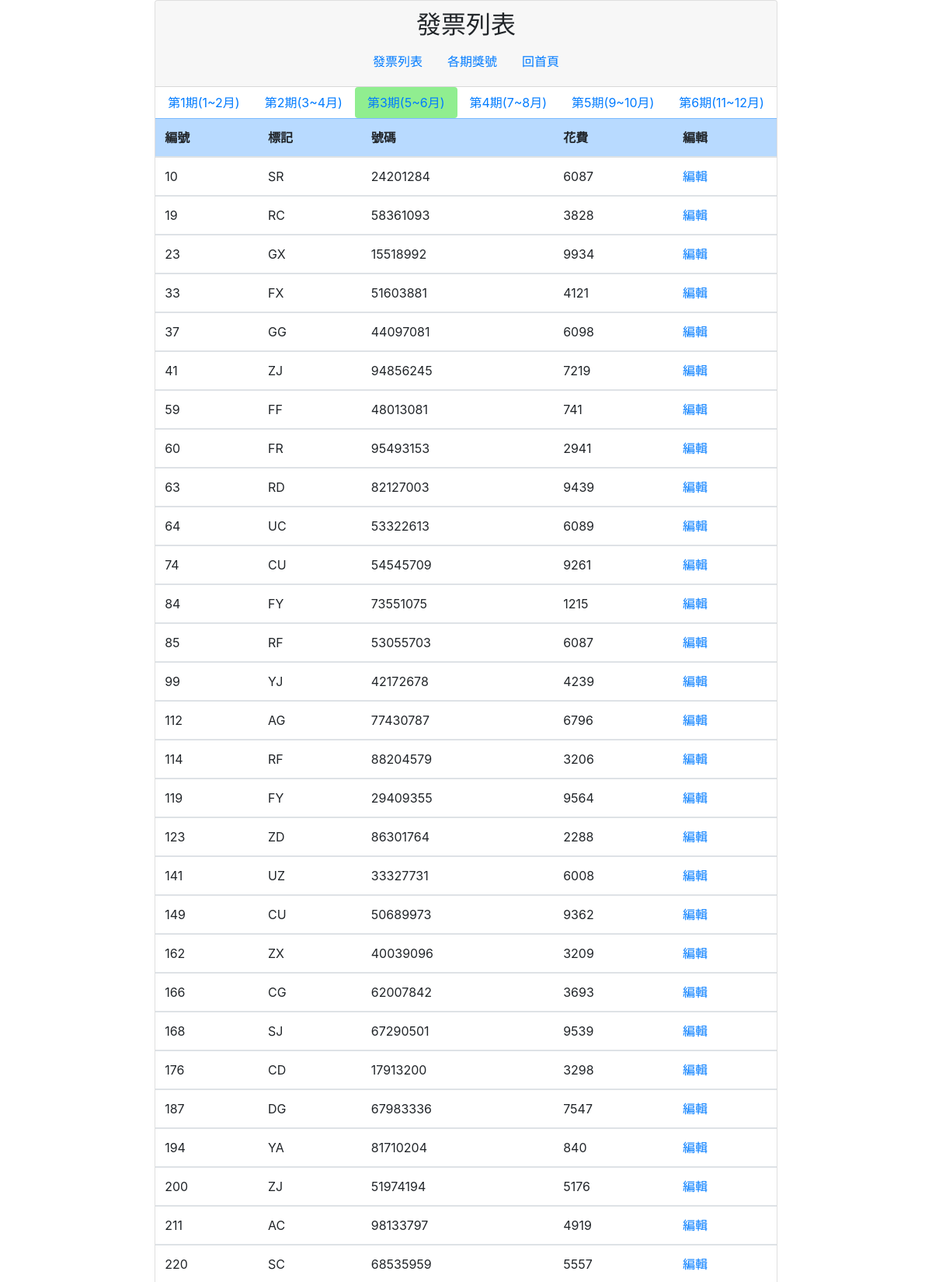
Page /list.php (upper part) on the committed database.
### tables this page shows
CREATE TABLE `invoice` (
  `id` int(10) UNSIGNED NOT NULL,
  `code` varchar(2) NOT NULL,
  `number` varchar(8) NOT NULL,
  `period` tinyint(1) UNSIGNED NOT NULL,
  `expend` int(10) UNSIGNED NOT NULL,
  `year` varchar(4) NOT NULL
);

### com/base.php (called while the page is built, shortened)
<?php
$dsn="mysql:host=localhost;charset=utf8;dbname=invoice";
$pdo=new PDO($dsn,'root',"");
function all($table,...$arg){
    global $pdo;
    $sql="select * from $table ";
    if(isset($arg[0]) && is_array($arg[0])){
        $tmp=[];
        foreach($arg[0] as $key => $value){
            $tmp[]=sprintf("`%s`='%s'",$key,$value);
        }
        $sql=$sql." where " . implode(" && ",$tmp);
    }
    return $pdo->query($sql)->fetchAll();
}
?>

### list.php (the view, shortened to what this page needs)
<?php
include "./com/base.php";
$period=ceil(date('n')/2);
?>
<!DOCTYPE html>
<html lang="en">
<head>
    <link rel="stylesheet" href="plugin/bootstrap.min.css">
    <link rel="stylesheet" href="plugin/custom.css">
</head>
<body>
    <div class="card">
        <div class="card-header">
            <h2 style="text-align:center">發票列表</h2>
            <?php
                include_once "./include/header.php";
            ?>
        </div>
        <div>
            <nav class="nav nav-pills flex-column flex-sm-row">
                <a class="flex-sm-fill text-sm-center nav-link" href="list.php?period=1"
                        style="background:<?=($period==1)?'lightgreen':'white';?>">第1期(1~2月)</a>
                <a class="flex-sm-fill text-sm-center nav-link" href="list.php?period=2"
                        style="background:<?=($period==2)?'lightgreen':'white';?>">第2期(3~4月)</a>
                <a class="flex-sm-fill text-sm-center nav-link" href="list.php?period=3"
                        style="background:<?=($period==3)?'lightgreen':'white';?>">第3期(5~6月)</a>
                <a class="flex-sm-fill text-sm-center nav-link" href="list.php?period=4"
                        style="background:<?=($period==4)?'lightgreen':'white';?>">第4期(7~8月)</a>
                <a class="flex-sm-fill text-sm-center nav-link" href="list.php?period=5"
                        style="background:<?=($period==5)?'lightgreen':'white';?>">第5期(9~10月)</a>
                <a class="flex-sm-fill text-sm-center nav-link" href="list.php?period=6"
                        style="background:<?=($period==6)?'lightgreen':'white';?>">第6期(11~12月)</a>
            </nav>
        </div>
        <div>
            <?php
                $rows=all('invoice',['period'=>$period]);
            ?>
            <table class="table table-hover">
                <thead class="table-primary">
                    <tr>
                        <th scope="col">編號</th>
                        <th scope="col">標記</th>
                        <th scope="col">號碼</th>
                        <th scope="col">花費</th>
                        <th scope="col">編輯</th>
                    </tr>
                </thead>
                <?php
                    foreach($rows as $row){
                ?>
                <tbody>
                    <tr>
                        <td><?=$row['id'];?></td>
                        <td><?=$row['code'];?></td>
                        <td><?=$row['number'];?></td>
                        <td><?=$row['expend'];?></td>
                        <td><a href="edit_list.php?id=<?=$row['id'];?>" >編輯</a></td>
                    </tr>
                <?php
                    }
                ?>
                </tbody>
            </table>
        </div>
    </div>
</body>
</html>

### include/header.php
<ul class="nav nav-pills card-header-pills justify-content-center">
    <li class="nav-item">
        <a class="nav-link" href="list.php">發票列表</a>
    </li>
    <li class="nav-item">
        <a class="nav-link" href="invoice.php">各期獎號</a>
    </li>
    <li class="nav-item">
        <a class="nav-link" href="index.php">回首頁</a>
    </li>
</ul>

### rows in the picture
invoice: id "10", code "SR", number "24201284", expend "6087"
invoice: id "19", code "RC", number "58361093", expend "3828"
invoice: id "23", code "GX", number "15518992", expend "9934"
invoice: id "33", code "FX", number "51603881", expend "4121"
invoice: id "37", code "GG", number "44097081", expend "6098"
invoice: id "41", code "ZJ", number "94856245", expend "7219"
invoice: id "59", code "FF", number "48013081", expend "741"
invoice: id "60", code "FR", number "95493153", expend "2941"
invoice: id "63", code "RD", number "82127003", expend "9439"
invoice: id "64", code "UC", number "53322613", expend "6089"
invoice: id "74", code "CU", number "54545709", expend "9261"
invoice: id "84", code "FY", number "73551075", expend "1215"
invoice: id "85", code "RF", number "53055703", expend "6087"
invoice: id "99", code "YJ", number "42172678", expend "4239"
invoice: id "112", code "AG", number "77430787", expend "6796"
invoice: id "114", code "RF", number "88204579", expend "3206"
invoice: id "119", code "FY", number "29409355", expend "9564"
invoice: id "123", code "ZD", number "86301764", expend "2288"
invoice: id "141", code "UZ", number "33327731", expend "6008"
invoice: id "149", code "CU", number "50689973", expend "9362"
invoice: id "162", code "ZX", number "40039096", expend "3209"
invoice: id "166", code "CG", number "62007842", expend "3693"
invoice: id "168", code "SJ", number "67290501", expend "9539"
invoice: id "176", code "CD", number "17913200", expend "3298"
invoice: id "187", code "DG", number "67983336", expend "7547"
invoice: id "194", code "YA", number "81710204", expend "840"
invoice: id "200", code "ZJ", number "51974194", expend "5176"
invoice: id "211", code "AC", number "98133797", expend "4919"
invoice: id "220", code "SC", number "68535959", expend "5557"
